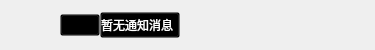
        <widget class="QWidget" name="widget_top" native="true">
         <property name="minimumSize">
          <size>
           <width>0</width>
           <height>50</height>
          </size>
         </property>
         <property name="maximumSize">
          <size>
           <width>16777215</width>
           <height>50</height>
          </size>
         </property>
         <property name="styleSheet">
          <string notr="true"/>
         </property>
         <layout class="QHBoxLayout" name="horizontalLayout_5" stretch="3,8,1">
          <property name="spacing">
           <number>0</number>
          </property>
          <property name="leftMargin">
           <number>0</number>
          </property>
          <property name="topMargin">
           <number>0</number>
          </property>
          <property name="rightMargin">
           <number>5</number>
          </property>
          <property name="bottomMargin">
           <number>0</number>
          </property>
          <item>
           <widget class="QWidget" name="widget_top_l1" native="true">
            <property name="minimumSize">
             <size>
              <width>0</width>
              <height>50</height>
             </size>
            </property>
            <property name="maximumSize">
             <size>
              <width>16777215</width>
              <height>50</height>
             </size>
            </property>
            <layout class="QHBoxLayout" name="horizontalLayout">
             <property name="spacing">
              <number>10</number>
             </property>
             <property name="leftMargin">
              <number>0</number>
             </property>
             <property name="topMargin">
              <number>0</number>
             </property>
             <property name="rightMargin">
              <number>0</number>
             </property>
             <property name="bottomMargin">
              <number>0</number>
             </property>
             <item>
              <widget class="QLabel" name="label_face">
               <property name="minimumSize">
                <size>
                 <width>50</width>
                 <height>50</height>
                </size>
               </property>
               <property name="maximumSize">
                <size>
                 <width>50</width>
                 <height>50</height>
                </size>
               </property>
               <property name="toolTip">
                <string>&lt;html&gt;&lt;head/&gt;&lt;body&gt;&lt;p&gt;头像&lt;/p&gt;&lt;/body&gt;&lt;/html&gt;</string>
               </property>
               <property name="styleSheet">
                <string notr="true">QLabel{border-radius:22px;background:Transparent}</string>
               </property>
               <property name="text">
                <string/>
               </property>
               <property name="alignment">
                <set>Qt::AlignCenter</set>
               </property>
              </widget>
             </item>
             <item>
              <widget class="QPushButton" name="pushButton_nickname">
               <property name="font">
                <font>
                 <weight>75</weight>
                 <bold>true</bold>
                </font>
               </property>
               <property name="toolTip">
                <string>&lt;html&gt;&lt;head/&gt;&lt;body&gt;&lt;p&gt;点击打开个人主页&lt;/p&gt;&lt;/body&gt;&lt;/html&gt;</string>
               </property>
               <property name="styleSheet">
                <string notr="true">QPushButton{background:Transparent;text-align: left;color:white;}QPushButton:hover{color:rgba(255,255,255, 0.8);}</string>
               </property>
               <property name="text">
                <string/>
               </property>
              </widget>
             </item>
            </layout>
           </widget>
          </item>
          <item>
           <widget class="QWidget" name="widget_top_l2" native="true">
            <property name="minimumSize">
             <size>
              <width>0</width>
              <height>50</height>
             </size>
            </property>
            <property name="maximumSize">
             <size>
              <width>16777215</width>
              <height>50</height>
             </size>
            </property>
            <layout class="QHBoxLayout" name="horizontalLayout_3">
             <property name="spacing">
              <number>0</number>
             </property>
             <property name="leftMargin">
              <number>0</number>
             </property>
             <property name="topMargin">
              <number>0</number>
             </property>
             <property name="rightMargin">
              <number>0</number>
             </property>
             <property name="bottomMargin">
              <number>0</number>
             </property>
             <item>
              <widget class="QPushButton" name="pushButton_notify">
               <property name="font">
                <font>
                 <family>微软雅黑</family>
                </font>
               </property>
               <property name="cursor">
                <cursorShape>PointingHandCursor</cursorShape>
               </property>
               <property name="styleSheet">
                <string notr="true">QPushButton{background:Transparent;text-align: left;color:white;}QPushButton:hover{color:rgba(255,255,255, 0.8);}</string>
               </property>
               <property name="text">
                <string>暂无通知消息</string>
               </property>
              </widget>
             </item>
             <item>
              <spacer name="horizontalSpacer">
               <property name="orientation">
                <enum>Qt::Horizontal</enum>
               </property>
               <property name="sizeHint" stdset="0">
                <size>
                 <width>40</width>
                 <height>20</height>
                </size>
               </property>
              </spacer>
             </item>
            </layout>
           </widget>
          </item>
          <item>
           <widget class="QWidget" name="widget_top_l3" native="true">
            <property name="minimumSize">
             <size>
              <width>0</width>
              <height>50</height>
             </size>
            </property>
            <property name="maximumSize">
             <size>
              <width>16777215</width>
              <height>50</height>
             </size>
            </property>
            <layout class="QHBoxLayout" name="horizontalLayout_4">
             <property name="spacing">
              <number>0</number>
             </property>
             <property name="leftMargin">
              <number>0</number>
             </property>
             <property name="topMargin">
              <number>0</number>
             </property>
             <property name="rightMargin">
              <number>0</number>
             </property>
             <property name="bottomMargin">
              <number>0</number>
             </property>
             <item>
              <widget class="QPushButton" name="pushButton_feedback">
               <property name="minimumSize">
                <size>
                 <width>30</width>
                 <height>30</height>
                </size>
               </property>
               <property name="maximumSize">
                <size>
                 <width>30</width>
                 <height>30</height>
                </size>
               </property>
               <property name="toolTip">
                <string>&lt;html&gt;&lt;head/&gt;&lt;body&gt;&lt;p&gt;反馈与建议&lt;/p&gt;&lt;/body&gt;&lt;/html&gt;</string>
               </property>
               <property name="styleSheet">
                <string notr="true">QPushButton{background:Transparent;border:0px solid grey;}QPushButton:hover{background-color:rgba(255,112,158,0.8);}</string>
               </property>
               <property name="text">
                <string/>
               </property>
              </widget>
             </item>
             <item>
              <widget class="QPushButton" name="pushButton_setting">
               <property name="minimumSize">
                <size>
                 <width>30</width>
                 <height>30</height>
                </size>
               </property>
               <property name="maximumSize">
                <size>
                 <width>30</width>
                 <height>30</height>
                </size>
               </property>
               <property name="styleSheet">
                <string notr="true">QPushButton{background:Transparent;border:0px solid grey;}QPushButton:hover{background-color:rgba(255,112,158,0.8);}</string>
               </property>
               <property name="text">
                <string/>
               </property>
              </widget>
             </item>
             <item>
              <widget class="QPushButton" name="pushButton_min">
               <property name="minimumSize">
                <size>
                 <width>30</width>
                 <height>30</height>
                </size>
               </property>
               <property name="maximumSize">
                <size>
                 <width>30</width>
                 <height>30</height>
                </size>
               </property>
               <property name="toolTip">
                <string>&lt;html&gt;&lt;head/&gt;&lt;body&gt;&lt;p&gt;最小化&lt;/p&gt;&lt;/body&gt;&lt;/html&gt;</string>
               </property>
               <property name="styleSheet">
                <string notr="true">QPushButton{background:Transparent;border:0px solid grey;}QPushButton:hover{background-color:rgba(255,112,158,0.8);}</string>
               </property>
               <property name="text">
                <string/>
               </property>
              </widget>
             </item>
             <item>
              <widget class="QPushButton" name="pushButton_max">
               <property name="minimumSize">
                <size>
                 <width>30</width>
                 <height>30</height>
                </size>
               </property>
               <property name="maximumSize">
                <size>
                 <width>30</width>
                 <height>30</height>
                </size>
               </property>
               <property name="toolTip">
                <string>&lt;html&gt;&lt;head/&gt;&lt;body&gt;&lt;p&gt;窗口最大化&lt;/p&gt;&lt;/body&gt;&lt;/html&gt;</string>
               </property>
               <property name="styleSheet">
                <string notr="true">QPushButton{background:Transparent;border:0px solid grey;}QPushButton:hover{background-color:rgba(255,112,158,0.8);}</string>
               </property>
               <property name="text">
                <string/>
               </property>
              </widget>
             </item>
             <item>
              <widget class="QPushButton" name="pushButton_close">
               <property name="minimumSize">
                <size>
                 <width>30</width>
                 <height>30</height>
                </size>
               </property>
               <property name="maximumSize">
                <size>
                 <width>30</width>
                 <height>30</height>
                </size>
               </property>
               <property name="toolTip">
                <string>&lt;html&gt;&lt;head/&gt;&lt;body&gt;&lt;p&gt;关闭&lt;/p&gt;&lt;/body&gt;&lt;/html&gt;</string>
               </property>
               <property name="styleSheet">
                <string notr="true">QPushButton{background:Transparent;border:0px solid grey;}QPushButton:hover{background-color:rgba(255,112,158,0.8);}</string>
               </property>
               <property name="text">
                <string/>
               </property>
              </widget>
             </item>
            </layout>
           </widget>
          </item>
         </layout>
        </widget>
